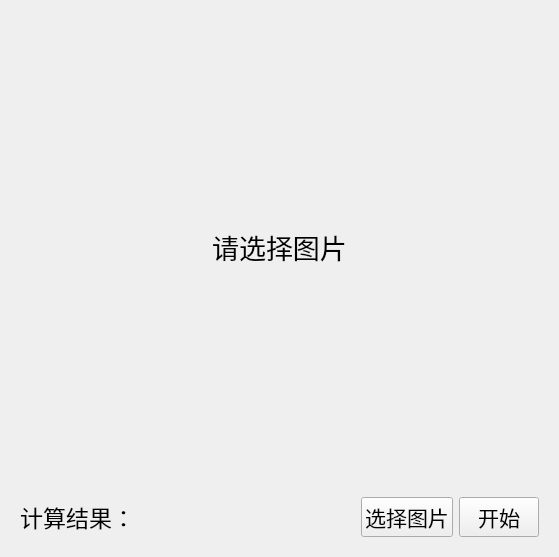
<?xml version="1.0" encoding="UTF-8"?>
<ui version="4.0">
 <class>Window</class>
 <widget class="QWidget" name="Window">
  <property name="geometry">
   <rect>
    <x>0</x>
    <y>0</y>
    <width>559</width>
    <height>557</height>
   </rect>
  </property>
  <property name="windowTitle">
   <string>CalligrapherGui</string>
  </property>
  <layout class="QVBoxLayout" name="verticalLayout">
   <item>
    <widget class="QLabel" name="photo_view">
     <property name="sizePolicy">
      <sizepolicy hsizetype="Expanding" vsizetype="Expanding">
       <horstretch>0</horstretch>
       <verstretch>0</verstretch>
      </sizepolicy>
     </property>
     <property name="font">
      <font>
       <pointsize>20</pointsize>
       <stylestrategy>PreferAntialias</stylestrategy>
      </font>
     </property>
     <property name="layoutDirection">
      <enum>Qt::LeftToRight</enum>
     </property>
     <property name="text">
      <string>请选择图片</string>
     </property>
     <property name="alignment">
      <set>Qt::AlignCenter</set>
     </property>
    </widget>
   </item>
   <item>
    <widget class="QWidget" name="widget" native="true">
     <property name="sizePolicy">
      <sizepolicy hsizetype="Preferred" vsizetype="Fixed">
       <horstretch>0</horstretch>
       <verstretch>0</verstretch>
      </sizepolicy>
     </property>
     <layout class="QHBoxLayout" name="horizontalLayout">
      <item>
       <widget class="QLabel" name="result_lable">
        <property name="sizePolicy">
         <sizepolicy hsizetype="Expanding" vsizetype="Fixed">
          <horstretch>0</horstretch>
          <verstretch>0</verstretch>
         </sizepolicy>
        </property>
        <property name="font">
         <font>
          <pointsize>17</pointsize>
         </font>
        </property>
        <property name="text">
         <string>计算结果：</string>
        </property>
       </widget>
      </item>
      <item>
       <widget class="QPushButton" name="choose_photo_button">
        <property name="font">
         <font>
          <pointsize>16</pointsize>
         </font>
        </property>
        <property name="text">
         <string>选择图片</string>
        </property>
       </widget>
      </item>
      <item>
       <widget class="QPushButton" name="run_button">
        <property name="sizePolicy">
         <sizepolicy hsizetype="Fixed" vsizetype="Fixed">
          <horstretch>0</horstretch>
          <verstretch>0</verstretch>
         </sizepolicy>
        </property>
        <property name="font">
         <font>
          <pointsize>16</pointsize>
         </font>
        </property>
        <property name="cursor">
         <cursorShape>PointingHandCursor</cursorShape>
        </property>
        <property name="styleSheet">
         <string notr="true"/>
        </property>
        <property name="text">
         <string>开始</string>
        </property>
       </widget>
      </item>
     </layout>
    </widget>
   </item>
  </layout>
 </widget>
 <resources/>
 <connections/>
</ui>
